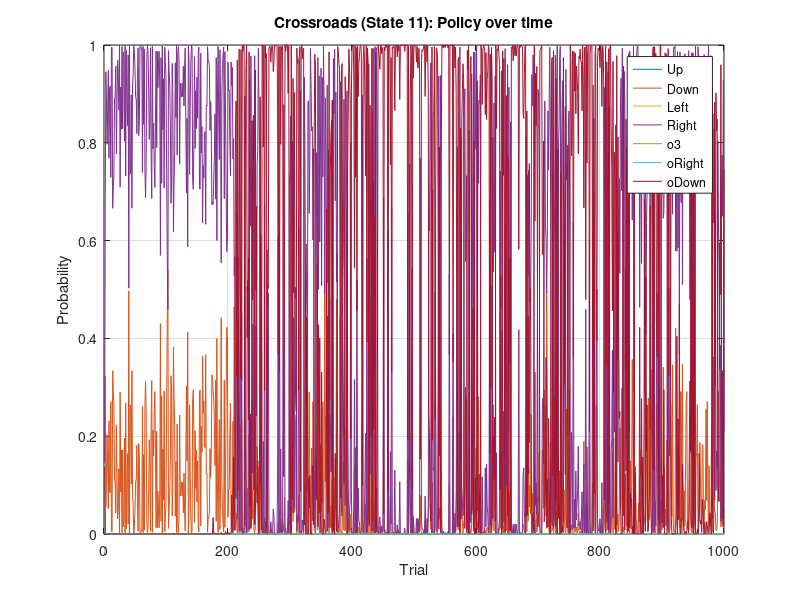

Recreate this plot in MATLAB.
function y = plots()
%plots the graphs for the 4 different states and 2 environments

%first load the data from the files (one file per state)
%each column represents a different action

%crossroads start
cs = importdata('gc2.txt', ',');
%ps = importdata('cs2ps.txt', ',');
%pa = importdata('cs2pa.txt', ',');
%pj = importdata('cs2pj.txt', ',');
%D = importdata('cs2D.txt', ',');

%grid start area center
%gc = importdata('gc2.txt', ',');

%grid start
%gs = importdata('gs.txt', ',');

%gr = importdata('gc2.txt', ',');

x = 0:1:(length(cs(:,1))-1)

%{
%plotting ps for state 2
figure;
plot(x, ps(:,1))
title('Crossroads (State 2): p_t(x)')
xlabel('Time')
ylabel('Probability')
grid on
print('-djpeg', 'ps.jpeg')

%plotting pa for each action
figure;
plot(pa)
legend('Up', 'Down', 'Left', 'Right', 'oDown', 'oUp')
title('Crossroads p(a)')
xlabel('Time')
ylabel('Probability')
grid on
print('-djpeg', 'pa.jpeg')


%plotting pj for state 2
figure;
plot(0:1:(length(pj(:,1))-1), pj(:,1))
title('Crossroads (State 2): p^j(x)')
xlabel('Time')
ylabel('Probability')
grid on
print('-djpeg', 'pj.jpeg')

%plotting D for state 2 and each action
figure;
plot(D)
legend('Up', 'Down', 'Left', 'Right', 'oDown', 'oUp')
title('Crossroads (state 2): D')
xlabel('Time')
ylabel('D value')
grid on
print('-djpeg', 'D.jpeg')
%}


%for crossroads

%up, down, left, right, odown, oup

%{
figure;
plot(x, cs(:,1))
title('Crossroads (State 2): Up')
xlabel('Trial')
ylabel('Probability')
grid on

figure;
plot(x, cs(:,2))
title('Crossroads (State 2): Down')
xlabel('Trial')
ylabel('Probability')
grid on

figure;
plot(x, cs(:,3))
title('Crossroads (State 2): Left')
xlabel('Trial')
ylabel('Probability')
grid on

figure;
plot(x, cs(:,4))
title('Crossroads (State 2): Right')
xlabel('Trial')
ylabel('Probability')
grid on

figure;
plot(x, cs(:,5))
title('Crossroads (State 2): oDown')
xlabel('Trial')
ylabel('Probability')
grid on

figure;
plot(x, cs(:,6))
title('Crossroads (State 2): oUp')
xlabel('Trial')
ylabel('Probability')
grid on
%}

%combined graph for all actions
figure;
plot(cs)
legend('Up', 'Down', 'Left', 'Right', 'o3', 'oRight', 'oDown')
title('Crossroads (State 11): Policy over time')
xlabel('Trial')
ylabel('Probability')
grid on
print('-djpeg', 'cs.jpeg')

%{
%for grid
figure;
plot(x, gr(:,1))
title('Grid (State 11): Up')
xlabel('Trial')
ylabel('Probability')
grid on

figure;
plot(x, gr(:,2))
title('Grid (State 11): Down')
xlabel('Trial')
ylabel('Probability')
grid on

figure;
plot(x, gr(:,3))
title('Grid (State 11): Left')
xlabel('Trial')
ylabel('Probability')
grid on

figure;
plot(x, gr(:,4))
title('Grid (State 11): Right')
xlabel('Trial')
ylabel('Probability')
grid on

figure;
plot(x, gr(:,5))
title('Grid (State 11): oDown')
xlabel('Trial')
ylabel('Probability')
grid on

figure;
plot(x, gr(:,6))
title('Grid (State 11): oRight')
xlabel('Trial')
ylabel('Probability')
grid on

%combined graph for all actions
figure;
plot(gr)
legend('Up', 'Down', 'Left', 'Right', 'oDown', 'oRight')
title('Grid (State 11)')
xlabel('Trial')
ylabel('Probability')
grid on
%}
